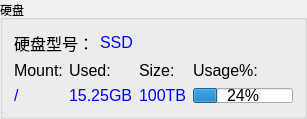
                             <widget class="QGroupBox" name="groupBox_2">
                              <property name="sizePolicy">
                               <sizepolicy hsizetype="Expanding" vsizetype="Preferred">
                                <horstretch>0</horstretch>
                                <verstretch>0</verstretch>
                               </sizepolicy>
                              </property>
                              <property name="title">
                               <string>硬盘</string>
                              </property>
                              <layout class="QGridLayout" name="gridLayout_12">
                               <item row="0" column="0" colspan="2">
                                <widget class="QLabel" name="label_diskType_2">
                                 <property name="sizePolicy">
                                  <sizepolicy hsizetype="Fixed" vsizetype="Fixed">
                                   <horstretch>0</horstretch>
                                   <verstretch>0</verstretch>
                                  </sizepolicy>
                                 </property>
                                 <property name="font">
                                  <font>
                                   <family>Arial</family>
                                   <pointsize>12</pointsize>
                                   <weight>50</weight>
                                   <italic>false</italic>
                                   <bold>false</bold>
                                  </font>
                                 </property>
                                 <property name="text">
                                  <string>硬盘型号：</string>
                                 </property>
                                </widget>
                               </item>
                               <item row="0" column="2">
                                <widget class="QLabel" name="label_diskTypeShow_monitor">
                                 <property name="sizePolicy">
                                  <sizepolicy hsizetype="Fixed" vsizetype="Fixed">
                                   <horstretch>0</horstretch>
                                   <verstretch>0</verstretch>
                                  </sizepolicy>
                                 </property>
                                 <property name="font">
                                  <font>
                                   <family>Arial</family>
                                   <pointsize>12</pointsize>
                                   <weight>50</weight>
                                   <italic>false</italic>
                                   <bold>false</bold>
                                  </font>
                                 </property>
                                 <property name="styleSheet">
                                  <string notr="true">color: rgb(0, 0, 255);</string>
                                 </property>
                                 <property name="text">
                                  <string>SSD</string>
                                 </property>
                                </widget>
                               </item>
                               <item row="1" column="0">
                                <widget class="QLabel" name="label_mount_3">
                                 <property name="sizePolicy">
                                  <sizepolicy hsizetype="Preferred" vsizetype="Fixed">
                                   <horstretch>0</horstretch>
                                   <verstretch>0</verstretch>
                                  </sizepolicy>
                                 </property>
                                 <property name="font">
                                  <font>
                                   <family>Arial</family>
                                   <pointsize>12</pointsize>
                                   <weight>50</weight>
                                   <italic>false</italic>
                                   <bold>false</bold>
                                  </font>
                                 </property>
                                 <property name="text">
                                  <string>Mount:</string>
                                 </property>
                                </widget>
                               </item>
                               <item row="1" column="1" colspan="2">
                                <widget class="QLabel" name="label_used_3">
                                 <property name="font">
                                  <font>
                                   <family>Arial</family>
                                   <pointsize>12</pointsize>
                                   <weight>50</weight>
                                   <italic>false</italic>
                                   <bold>false</bold>
                                  </font>
                                 </property>
                                 <property name="text">
                                  <string>Used:</string>
                                 </property>
                                </widget>
                               </item>
                               <item row="1" column="3">
                                <widget class="QLabel" name="label_size_3">
                                 <property name="font">
                                  <font>
                                   <family>Arial</family>
                                   <pointsize>12</pointsize>
                                   <weight>50</weight>
                                   <italic>false</italic>
                                   <bold>false</bold>
                                  </font>
                                 </property>
                                 <property name="text">
                                  <string>Size:</string>
                                 </property>
                                </widget>
                               </item>
                               <item row="1" column="4">
                                <widget class="QLabel" name="label_usage_2">
                                 <property name="font">
                                  <font>
                                   <family>Arial</family>
                                   <pointsize>12</pointsize>
                                   <weight>50</weight>
                                   <italic>false</italic>
                                   <bold>false</bold>
                                  </font>
                                 </property>
                                 <property name="text">
                                  <string>Usage%:</string>
                                 </property>
                                </widget>
                               </item>
                               <item row="2" column="0">
                                <widget class="QLabel" name="label_mountShowRow1_monitor">
                                 <property name="font">
                                  <font>
                                   <family>Arial</family>
                                   <pointsize>12</pointsize>
                                   <weight>50</weight>
                                   <italic>false</italic>
                                   <bold>false</bold>
                                  </font>
                                 </property>
                                 <property name="styleSheet">
                                  <string notr="true">color: rgb(0, 0, 255);</string>
                                 </property>
                                 <property name="text">
                                  <string>/</string>
                                 </property>
                                </widget>
                               </item>
                               <item row="2" column="1" colspan="2">
                                <widget class="QLabel" name="label_usedShowRow1_monitor">
                                 <property name="font">
                                  <font>
                                   <family>Arial</family>
                                   <pointsize>12</pointsize>
                                   <weight>50</weight>
                                   <italic>false</italic>
                                   <bold>false</bold>
                                  </font>
                                 </property>
                                 <property name="styleSheet">
                                  <string notr="true">color: rgb(0, 0, 255);</string>
                                 </property>
                                 <property name="text">
                                  <string>15.25GB</string>
                                 </property>
                                </widget>
                               </item>
                               <item row="2" column="3">
                                <widget class="QLabel" name="label_sizeShowRow1_monitor">
                                 <property name="font">
                                  <font>
                                   <family>Arial</family>
                                   <pointsize>12</pointsize>
                                   <weight>50</weight>
                                   <italic>false</italic>
                                   <bold>false</bold>
                                  </font>
                                 </property>
                                 <property name="styleSheet">
                                  <string notr="true">color: rgb(0, 0, 255);</string>
                                 </property>
                                 <property name="text">
                                  <string>100TB</string>
                                 </property>
                                </widget>
                               </item>
                               <item row="2" column="4">
                                <widget class="QProgressBar" name="progressBar_distShowRow1_monitor">
                                 <property name="sizePolicy">
                                  <sizepolicy hsizetype="Preferred" vsizetype="Fixed">
                                   <horstretch>0</horstretch>
                                   <verstretch>0</verstretch>
                                  </sizepolicy>
                                 </property>
                                 <property name="minimumSize">
                                  <size>
                                   <width>100</width>
                                   <height>15</height>
                                  </size>
                                 </property>
                                 <property name="maximumSize">
                                  <size>
                                   <width>16777215</width>
                                   <height>15</height>
                                  </size>
                                 </property>
                                 <property name="font">
                                  <font>
                                   <family>Arial</family>
                                   <pointsize>12</pointsize>
                                   <weight>50</weight>
                                   <italic>false</italic>
                                   <bold>false</bold>
                                  </font>
                                 </property>
                                 <property name="value">
                                  <number>24</number>
                                 </property>
                                 <property name="alignment">
                                  <set>Qt::AlignRight|Qt::AlignTrailing|Qt::AlignVCenter</set>
                                 </property>
                                 <property name="textVisible">
                                  <bool>true</bool>
                                 </property>
                                </widget>
                               </item>
                              </layout>
                             </widget>
